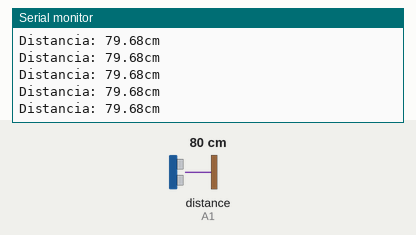
A sketch run on a simulated Arduino Uno, built with avr-gcc and run on an emulated ATmega328P. On the bench: the last lines printed to the serial monitor. Wiring (inferred from the names in the program): ultrasonic range finder: trigger A0; echo A1. The inputs (shaded band) are chosen by the test bench; at power-on: distance to the obstacle (sensor on A1) 80 cm. The echo pulse lasts 58.3 µs per cm.

Above: at 2.2 s.
2.3 s: distance to the obstacle (sensor on A1) set to 2 cm
At 2.9 s:
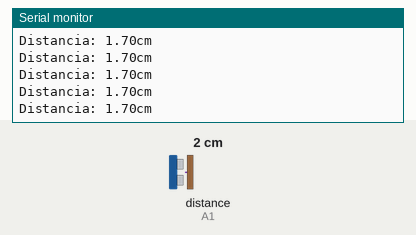
5.3 s: distance to the obstacle (sensor on A1) set to 18 cm
At 6.4 s:
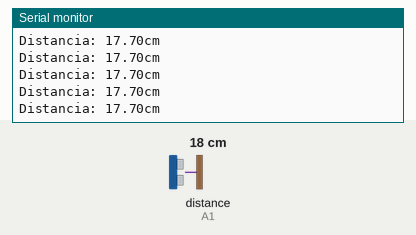
8.3 s: distance to the obstacle (sensor on A1) set to 4 cm
At 9.0 s:
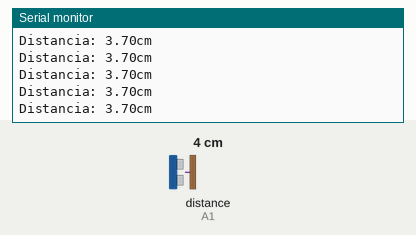
11.3 s: distance to the obstacle (sensor on A1) set to 120 cm
At 12.2 s:
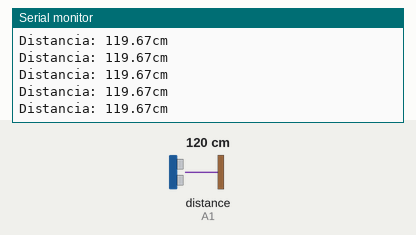
14.3 s: distance to the obstacle (sensor on A1) set to 35 cm
At 14.8 s:
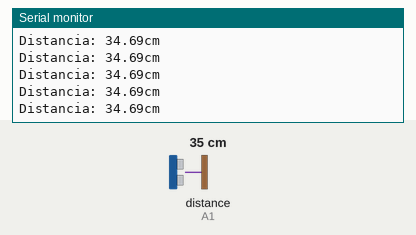
Timing chart, 0 to 17.3 s (numbered marks = the images above; inputs shaded):
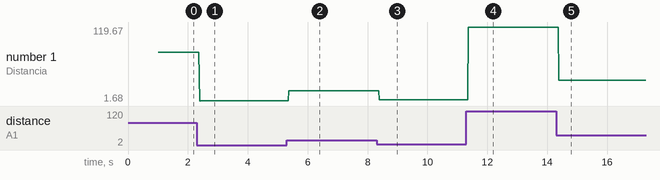

Measured:
- after the input at 2.3 s, the serial monitor: prints a new line after 0.09 s (image 1)
- after the input at 5.3 s, the serial monitor: prints a new line after 0.07 s (image 2)
- after the input at 8.3 s, the serial monitor: prints a new line after 0.09 s (image 3)
- after the input at 11.3 s, the serial monitor: prints a new line after 0.07 s (image 4)
- after the input at 14.3 s, the serial monitor: prints a new line after 0.09 s (image 5)
- plotted number 1: 79.68 → 1.7 after the input at 2.3 s, 1.7 → 17.7 after the input at 5.3 s, 17.7 → 3.7 after the input at 8.3 s, 3.7 → 119.67 after the input at 11.3 s, 119.67 → 34.69 after the input at 14.3 s

The sketch:

testeSensordeDistancia.ino
```cpp
const int echo=A1;
const int trigger=A0;
long tempo;
float distancia;


void setup()
{
  pinMode(echo,INPUT);
  pinMode(trigger,OUTPUT);
  Serial.begin(9600);
  delay(1000);
}

void loop()
{
  medir();

  Serial.print("Distancia: ");
  Serial.print(distancia);
  Serial.print("cm");
  Serial.println();
}

void medir()
{
  digitalWrite(trigger,LOW);
  delayMicroseconds(2);
  digitalWrite(trigger,HIGH);
  delayMicroseconds(10);
  digitalWrite(trigger,LOW);

  tempo=pulseIn(echo,HIGH);
  distancia = float(tempo*0.0343)/2;
  delay(10);
}
```
